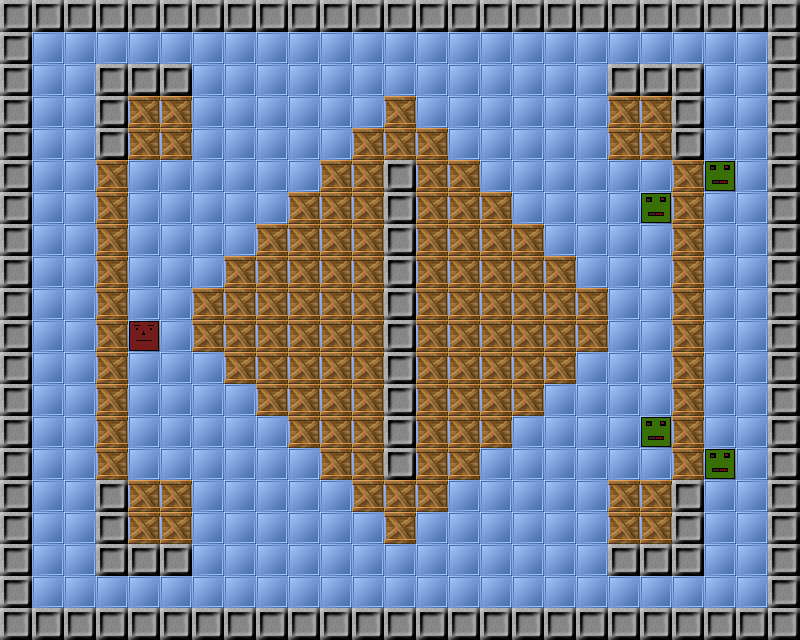

This game map was drawn from its Tiled (.tmx) file and the tilesets committed beside it. A one-line description and the trimmed map source follow:
An orthogonal 25x20 tile map with 32x32 px tiles, 5 tile layers (ground_layer, block_layer, box_layer, player_layer, ...), 5 tilesets and 245 objects.

<map version="1.0" orientation="orthogonal" renderorder="right-down" width="25" height="20" tilewidth="32" tileheight="32" nextobjectid="384">
 <tileset firstgid="1" name="block" tilewidth="32" tileheight="32" tilecount="1" columns="1">
  <image source="../block.png" width="32" height="32" />
 </tileset>
 <tileset firstgid="2" name="box" tilewidth="32" tileheight="32" tilecount="1" columns="1">
  <image source="../box.png" width="32" height="32" />
 </tileset>
 <tileset firstgid="3" name="ground" tilewidth="32" tileheight="32" tilecount="1" columns="1">
  <image source="../ground.png" width="32" height="32" />
 </tileset>
 <tileset firstgid="4" name="bot" tilewidth="32" tileheight="32" tilecount="1" columns="1">
  <image source="../../bots/bot.png" width="32" height="32" />
 </tileset>
 <tileset firstgid="5" name="player" tilewidth="32" tileheight="32" tilecount="1" columns="1">
  <image source="../../players/player.png" width="32" height="32" />
 </tileset>
 <layer name="ground_layer" width="25" height="20">
  <data>[500 cells, 500 non-empty, 1 distinct tile ids]</data>
 </layer>
 <layer name="block_layer" width="25" height="20">
  <data>[500 cells, 116 non-empty, 1 distinct tile ids]</data>
 </layer>
 <layer name="box_layer" width="25" height="20">
  <data>[500 cells, 124 non-empty, 1 distinct tile ids]</data>
 </layer>
 <layer name="player_layer" width="25" height="20">
  <data>[500 cells, 1 non-empty, 1 distinct tile ids]</data>
 </layer>
 <layer name="bot_layer" width="25" height="20">
  <data>[500 cells, 4 non-empty, 1 distinct tile ids]</data>
 </layer>
 <objectgroup name="block_object">
  <object id="1" x="0" y="0" width="32" height="32" />
  <object id="2" x="768" y="352" width="32" height="32" />
  <object id="3" x="416" y="0" width="32" height="32" />
  <object id="4" x="384" y="0" width="32" height="32" />
  <object id="5" x="352" y="0" width="32" height="32" />
  <object id="6" x="320" y="0" width="32" height="32" />
  <object id="7" x="288" y="0" width="32" height="32" />
  <object id="8" x="256" y="0" width="32" height="32" />
  <object id="9" x="224" y="0" width="32" height="32" />
  <object id="10" x="192" y="0" width="32" height="32" />
  <object id="11" x="160" y="0" width="32" height="32" />
  <object id="12" x="128" y="0" width="32" height="32" />
  <object id="13" x="96" y="0" width="32" height="32" />
  <object id="14" x="0" y="608" width="32" height="32" />
  <object id="15" x="0" y="576" width="32" height="32" />
  <object id="16" x="0" y="544" width="32" height="32" />
  <object id="17" x="0" y="512" width="32" height="32" />
  <object id="18" x="0" y="480" width="32" height="32" />
  <object id="19" x="0" y="448" width="32" height="32" />
  <object id="20" x="0" y="416" width="32" height="32" />
  <object id="21" x="0" y="384" width="32" height="32" />
  <object id="22" x="0" y="352" width="32" height="32" />
  <object id="23" x="0" y="320" width="32" height="32" />
  <object id="24" x="0" y="288" width="32" height="32" />
  <object id="25" x="0" y="256" width="32" height="32" />
  <object id="26" x="0" y="224" width="32" height="32" />
  <object id="27" x="0" y="192" width="32" height="32" />
  <object id="28" x="0" y="160" width="32" height="32" />
  <object id="29" x="0" y="128" width="32" height="32" />
  <object id="30" x="0" y="96" width="32" height="32" />
  <object id="31" x="0" y="64" width="32" height="32" />
  <object id="32" x="64" y="0" width="32" height="32" />
  <object id="33" x="0" y="32" width="32" height="32" />
  <object id="34" x="32" y="0" width="32" height="32" />
  <object id="35" x="768" y="320" width="32" height="32" />
  <object id="36" x="768" y="288" width="32" height="32" />
  <object id="37" x="768" y="256" width="32" height="32" />
  <object id="38" x="768" y="224" width="32" height="32" />
  <object id="39" x="768" y="192" width="32" height="32" />
  <object id="40" x="768" y="160" width="32" height="32" />
  <object id="41" x="768" y="128" width="32" height="32" />
  <object id="42" x="768" y="96" width="32" height="32" />
  <object id="43" x="768" y="64" width="32" height="32" />
  <object id="44" x="768" y="32" width="32" height="32" />
  <object id="45" x="768" y="0" width="32" height="32" />
  <object id="46" x="736" y="0" width="32" height="32" />
  <object id="47" x="704" y="0" width="32" height="32" />
  <object id="48" x="672" y="0" width="32" height="32" />
  <object id="49" x="640" y="0" width="32" height="32" />
  <object id="50" x="608" y="0" width="32" height="32" />
  <object id="51" x="576" y="0" width="32" height="32" />
  <object id="52" x="544" y="0" width="32" height="32" />
  <object id="53" x="512" y="0" width="32" height="32" />
  <object id="54" x="480" y="0" width="32" height="32" />
  <object id="55" x="448" y="0" width="32" height="32" />
  <object id="56" x="96" y="608" width="32" height="32" />
  <object id="57" x="128" y="608" width="32" height="32" />
  <object id="58" x="160" y="608" width="32" height="32" />
  <object id="59" x="192" y="608" width="32" height="32" />
  <object id="60" x="224" y="608" width="32" height="32" />
  <object id="61" x="256" y="608" width="32" height="32" />
  <object id="62" x="288" y="608" width="32" height="32" />
  <object id="63" x="320" y="608" width="32" height="32" />
  <object id="64" x="352" y="608" width="32" height="32" />
  <object id="65" x="384" y="608" width="32" height="32" />
  <object id="66" x="416" y="608" width="32" height="32" />
  <object id="67" x="736" y="608" width="32" height="32" />
  <object id="68" x="704" y="608" width="32" height="32" />
  <object id="69" x="672" y="608" width="32" height="32" />
  <object id="70" x="640" y="608" width="32" height="32" />
  <object id="71" x="608" y="608" width="32" height="32" />
  <object id="72" x="576" y="608" width="32" height="32" />
  <object id="73" x="544" y="608" width="32" height="32" />
  <object id="74" x="512" y="608" width="32" height="32" />
  <object id="75" x="480" y="608" width="32" height="32" />
  <object id="76" x="448" y="608" width="32" height="32" />
  <object id="77" x="768" y="608" width="32" height="32" />
  <object id="78" x="768" y="576" width="32" height="32" />
  <object id="79" x="768" y="544" width="32" height="32" />
  <object id="80" x="768" y="512" width="32" height="32" />
  <object id="81" x="768" y="480" width="32" height="32" />
  <object id="82" x="768" y="448" width="32" height="32" />
  <object id="83" x="768" y="416" width="32" height="32" />
  <object id="84" x="768" y="384" width="32" height="32" />
  <object id="85" x="64" y="608" width="32" height="32" />
  <object id="86" x="32" y="608" width="32" height="32" />
  <object id="220" x="608" y="544" width="32" height="32" />
  <object id="221" x="640" y="544" width="32" height="32" />
  <object id="222" x="672" y="544" width="32" height="32" />
  <object id="223" x="672" y="512" width="32" height="32" />
  <object id="224" x="672" y="480" width="32" height="32" />
  <object id="225" x="672" y="128" width="32" height="32" />
  <object id="226" x="672" y="96" width="32" height="32" />
  <object id="227" x="672" y="64" width="32" height="32" />
  <object id="228" x="640" y="64" width="32" height="32" />
  <object id="229" x="608" y="64" width="32" height="32" />
  <object id="230" x="384" y="448" width="32" height="32" />
  <object id="231" x="384" y="416" width="32" height="32" />
  <object id="232" x="384" y="384" width="32" height="32" />
  <object id="233" x="384" y="352" width="32" height="32" />
  <object id="234" x="384" y="320" width="32" height="32" />
  </objectgroup>
 <objectgroup name="box_object">
  <!-- 129 objects omitted --></objectgroup>
 <objectgroup name="player_object">
  <!-- 5 objects omitted --></objectgroup>
 <objectgroup name="bot_object">
  <!-- 4 objects omitted --></objectgroup>
</map>
<!-- 144 of 245 objects omitted -->
